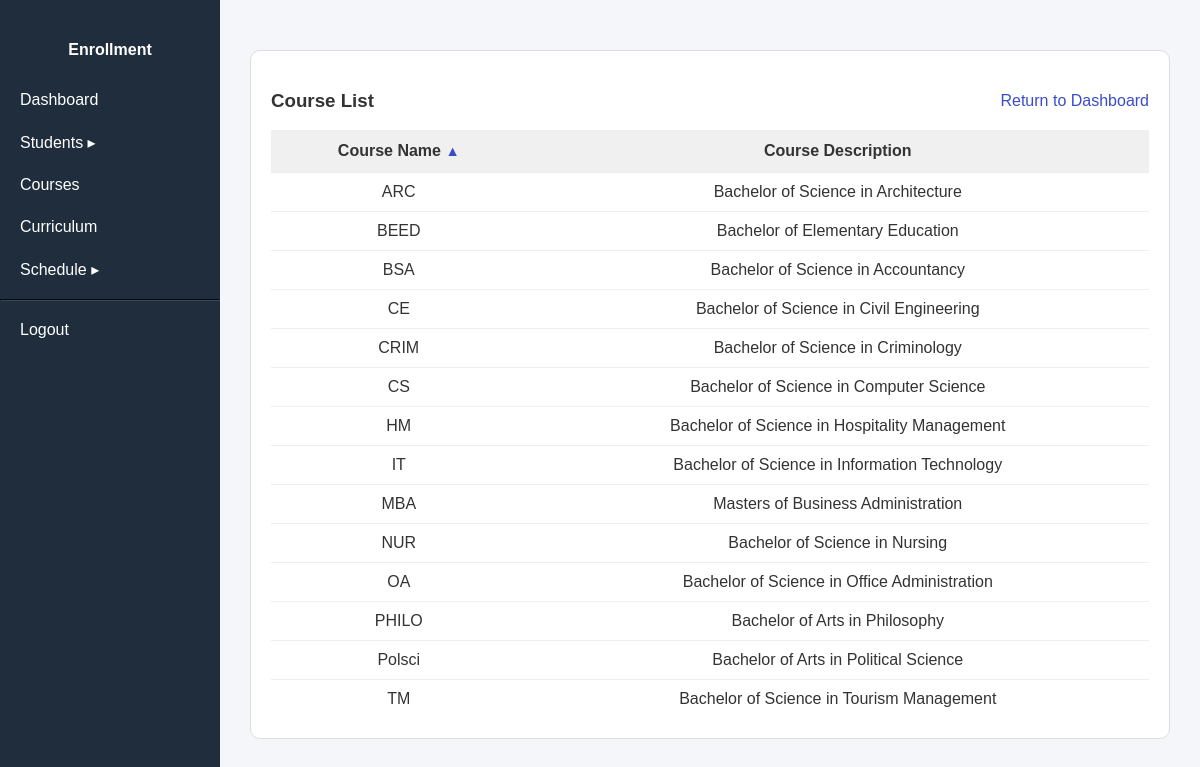
The app's page /public/course/index.php (signed in) with its own data.
### tables this page shows
CREATE TABLE course (
    courseID int auto_increment primary key,
    courseName varchar(10) not null unique,
    courseDesc varchar(255) not null
);

### models/Course.php (called while the page is built, shortened)
<?php
class Course {
    public static function all($conn, $order = 'ASC') {
        $order = strtoupper($order);
        return $conn->query("SELECT * FROM course order by courseName $order");
    }
}

### public/course/index.php (the view, shortened to what this page needs)
<?php
require_once __DIR__ . "/../../config/database.php";
require_once __DIR__ . "/../../models/Course.php";
require_once __DIR__ . "/../../includes/header.php";
$order = (isset($_GET['sort']) && $_GET['sort'] === 'desc') ? 'DESC' : 'ASC';
$result = Course::all($conn, $order);
$toggleOrder = ($order === "ASC") ? 'desc' : 'asc';
?>
<div class="table-container">
    <div style="display: flex; justify-content: space-between; align-items: center;">
        <h3>Course List</h3>
        <a href='/enrollment_system/public/index.php'>Return to Dashboard</a>
    </div>
    <table>
        <tr>
            <th>Course Name
                <a href="?sort=<?= $toggleOrder ?>" style="text-decoration: none; font-size: 0.9em;"><?= ($order === 'ASC') ? '▲' : '▼' ?></a>
            </th>
            <th>Course Description</th>
        </tr>
        <?php
            while ($row = $result->fetch_assoc()):
        ?>
        <tr>
            <td><?= $row['courseName'] ?></td>
            <td><?= $row['courseDesc'] ?></td>
        </tr>
        <?php endwhile; ?>
    </table>
</div>

### public/assets/css/style.css (style rules this page uses)
body { margin: 0; padding: 0; font-family: Arial, sans-serif; background: #f5f6f8; color: #333; }
.table-container { background: white; padding: 20px; border-radius: 10px; border: 1px solid #ddd; margin-top: 20px; }
.table-container table { width: 100%; border-collapse: collapse; }
.table-container th { background: #f0f0f0; padding: 12px; text-align: center; font-weight: 600; }
.table-container td { padding: 10px; border-top: 1px solid #eee; text-align: center; }
a { color: #3b4cca; text-decoration: none; }

### includes/header.php (style rules this page uses)
* { box-sizing: border-box; }
body { margin: 0; font-family: Arial, sans-serif; display: flex; min-height: 100vh; background: #f4f6f9; }

### records on screen
course: courseName "ARC", courseDesc "Bachelor of Science in Architecture"
course: courseName "BEED", courseDesc "Bachelor of Elementary Education"
course: courseName "BSA", courseDesc "Bachelor of Science in Accountancy"
course: courseName "CE", courseDesc "Bachelor of Science in Civil Engineering"
course: courseName "CRIM", courseDesc "Bachelor of Science in Criminology"
course: courseName "CS", courseDesc "Bachelor of Science in Computer Science"
course: courseName "HM", courseDesc "Bachelor of Science in Hospitality Management"
course: courseName "IT", courseDesc "Bachelor of Science in Information Technology"
course: courseName "MBA", courseDesc "Masters of Business Administration"
course: courseName "NUR", courseDesc "Bachelor of Science in Nursing"
course: courseName "OA", courseDesc "Bachelor of Science in Office Administration"
course: courseName "PHILO", courseDesc "Bachelor of Arts in Philosophy"
course: courseName "Polsci", courseDesc "Bachelor of Arts in Political Science"
course: courseName "TM", courseDesc "Bachelor of Science in Tourism Management"
